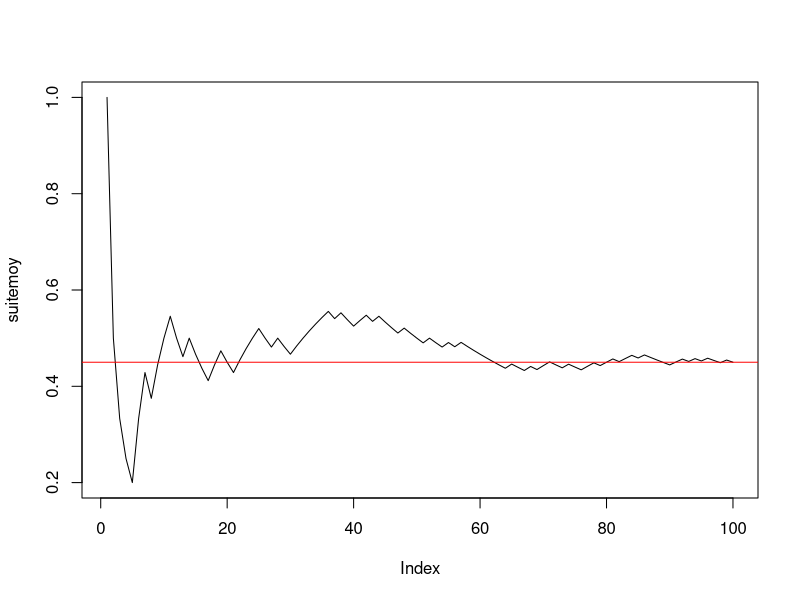

Recreate this plot in R. (Note: this script raises an error after producing the figure.)

#--------question 1------------
(n <- 100)
(p <- 0.45)
(x <- rbinom(n, 1, p))
#--------question 2------------
cumsum(x)
(taille <- 1:n)
(suitemoy <- cumsum(x) / taille)
#--------question 3------------
plot(suitemoy, type = "l")
abline(h = p, col = "red")

#------------Exercice 2------------------------



#--------question 1------------
(n <- 100)
(mu <- -2)
(sigma <- 2)
rm(xg)
(xg <- rnorm(n, mu, sigma))
#--------question 2------------
cumsum(xg)
rm(taille)
(taille <- 1:n)
rm(suitemoyg)
suitemoyg
(suitemoyg <- cumsum(xg) / taille)
#--------question 3------------
plot(suitemoyg, type = "l", ylim = c(-10, 6))
abline(h = mu, col = "red")


#------------Exercice 3------------------------

#---------question 1--------------------------
mu <- -2
sigma <- 2
n <- 5
rm(x) # efface l'objet précedemment créé x
(x <- rnorm(n, mu, sigma)) # echantillon de n tirages de X
(moyx <- mean(x)) # moyenne de l'échantillon de taille n x

#---------question 2--------------------------
(y <- rnorm(n, mu, sigma)) # second echantillon de n tirages de X
(moyy <- mean(y)) # moyenne de l'échantillon y
(rbind(x, y) -> M) # range les deux échantillons dans M à 2 lignes et n colonnes
rowMeans(M)

#---------question 3--------------------------
N <- 1000
Mdata <- matrix(rnorm(n * N, mu, sigma), ncol = n, byrow = T) # N échantillons de taille n disposés en lignes
dim(Mdata) # dimension de la matrice N lignes et n colonnes


#---------question 4--------------------------
(rowMeans(Mdata) -> moyennes) # calcule les moyennes pour les N, n-échantillons tirés.
apply(Mdata, MARGIN = 1, mean) # alternative pour effectuer les moyennes en ligne

#---------question 5--------------------------
mean(moyennes) # moyenne empirique des N réalisations de Xbar_n
sd(moyennes) * sqrt((length(moyennes) - 1) / length(moyennes)) # ecart-type empirique
sd(moyennes) # écart-type estimé sans biais = ecart-type empirique corrigé

#---------question 6--------------------------
hist(moyennes, prob = T, main = "Répartition de la moyenne empirique des Xi, i=1,....,n") # la répartition observée de Xbar_n
(abs <- seq(1.2 * min(moyennes), 1.2 * max(moyennes), (max(moyennes) - min(moyennes)) / 100))
points(abs, dnorm(abs, mu, sigma / sqrt(n)), col = 2, type = "l")
abline(v = mean(moyennes), col = 3, lty = "dashed") # moyenne de l'échantillon
abline(v = mu, col = 2) # moyenne théorique mu de la loi de Xbar
# belle adéquation de l'échantillon à la normale, que l'on peut verifier avec dte de Henry
qqnorm(moyennes) # les points sont presque alignés la loi de Xbar_n est donc bien normale
qqline(moyennes, col = 2) # autour de la droite rouge qui passe par les deux points
# (1er quartile theo de la centrée réduite,1er quartile empirique) et
# (3ieme quartile theo de la centrée réduite,3ieme quartile empirique)
# mean(echantillon) et écart-type empirique sd(échantillon)*sqrt((n-1)/n). e
# En effet si on ajoute la droite passant par ces deux points elle se confond
# avec qqline. droite de Henry

(x1 <- qnorm(0.25))
(x2 <- qnorm(0.75))
(y1 <- quantile(moyennes, 0.25, type = 1))
(y2 <- quantile(moyennes, 0.75, type = 1))
abline(y1 - (y2 - y1) * x1 / (x2 - x1), (y2 - y1) / (x2 - x1), col = 3) # droite de Henry

#----------question 7-------------------------
moyennecr <- sqrt(n) * (moyennes - mu) / sigma
hist(moyennecr, prob = T, main = "Répartition observée de la moyenne empirique centrée réduite")
(abscr <- seq(1.2 * min(moyennecr), 1.2 * max(moyennecr), (max(moyennecr) - min(moyennecr)) / 100))
points(abscr, dnorm(abscr), col = 2, type = "l")
abline(v = mean(moyennecr), col = 3, lty = "dashed") # moyenne empirique de l'échantillon
abline(v = 0, col = 2) # moyenne théorique  de la loi normale centrée réduite

qqnorm(moyennecr)
qqline(moyennecr) # droite de Henry

#-----------question 8------------
n <- 50
# puis réexecuter les lignes 67 à 107 : la loi reste gaussienne mais
# l'écart-type de Xbarn est plus petit avec n=50 qu'avec n=2
sd(moyennes)
sigma / sqrt(n)

n <- 2
# puis réexecuter les lignes 67 à 107 : LA LOI EST TOUJOURS GAUSSIENNE MEME AVEC n PETIT
# C'EST UNE PROPRIETES CARACTÉRISTIQUE DE LA LOI NORMALE MAIS QUI NE S'APPLIQUE PAS AUX AUTRES
# LOIS COMME PAR EX A LA BERNOULLI ==> VOIR EXO SUIVANT
sd(moyennes)
# l'écart type empirique est EN REVANCHE plus faible avec n=2 qu'avec n=50 :
# normal il estime sigma/sqrt(n) or :
sigma / sqrt(n)

#####################################################################################
# CE QU'IL FAUT RETENIR DE CET EXERCICE : LA LOI DE XBAR EST GAUSSIENNE SI L'ÉCHANTILLON EST
# GAUSSIEN ET DE TAILLE QUELCONQUE n. LE RESULTAT DU THEOREME CENTRAL LIMITE EST VRAI DANS CE CAS
# POUR TOUT n ET PAS SEULEMENT POUR n GRAND
###################################################################################

###################################################
#------------Exercice 4------------------------
###################################################

#---------question 1--------------------------
p <- 0.45
n <- 5
N <- 100
rm(Mdata) # efface l'objet précedemment créé Mdata

Mdata <- matrix(rbinom(n * N, 1, p), ncol = n, byrow = T) # N échantillons de taille n disposés en lignes
dim(Mdata) # dimension de la matrice N lignes et n colonnes

(rowMeans(Mdata) -> moyennes) # calcule les moyennes pour les N, n-échantillons tirés.


mean(moyennes) # moyenne empirique des N réalisations de Xbar_n
sd(moyennes) * sqrt((length(moyennes) - 1) / length(moyennes)) # ecart-type empirique
sd(moyennes) # écart-type estimé sans biais = ecart-type empirique corrigé

#---------histogramme de xbar_n--------------------------
hist(moyennes, prob = T, ylim = c(0, max(dnorm(p, p, sqrt(p * (1 - p) / n)), 4)), main = "Répartition de la moyenne empirique des Xi, i=1,....,n") # la répartition observée de Xbar_n
(abs <- seq(.8 * min(moyennes), 1.2 * max(moyennes), (max(moyennes) - min(moyennes)) / 100))
points(abs, dnorm(abs, p, sqrt(p * (1 - p) / n)), col = 2, type = "l")
abline(v = mean(moyennes), col = 3, lty = "dashed") # moyenne de l'échantillon
abline(v = p, col = 2) # moyenne théorique mu de la loi de Xbar
qqnorm(moyennes) # vraiment pas gaussien !
qqline(moyennes, col = 2)
# AUCUNE ADEQUATION  de l'échantillon à la normale CAR n EST TROP PETIT ET LE TCL N'EST
# PAS VERIFIE. ON REFAIT LA SIMUL AVEC n=200 :

n <- 200
# puis réeéxuter les lignes 142 à 161

# EUREKA CA MARCHE BEAUCOUP MIEUX ET ON A BIEN UNE REPARTITION GAUSSIENNE CAR n EST SUFFISAMMENT GRAND POUR
# QUE LE TCL SOIT VERIFIE !
######################################

qqnorm(moyennes)
qqline(moyennes, col = "red")

# Si on augmente N on améliore l'estimation de la densité de Xbarn par l'histogramme
# des N réalisations de Xbarn mais si n est petit on n'observe pas un histogramme
# ressemblant à une gaussienne puisque le TCL ne s'applique que si n est assez grand.
# Essayer avec
N <- 1000
n <- 4
# puis lignes 142 à 159.
N <- 1000
n <- 100
# puis lignes 142 à 159.
